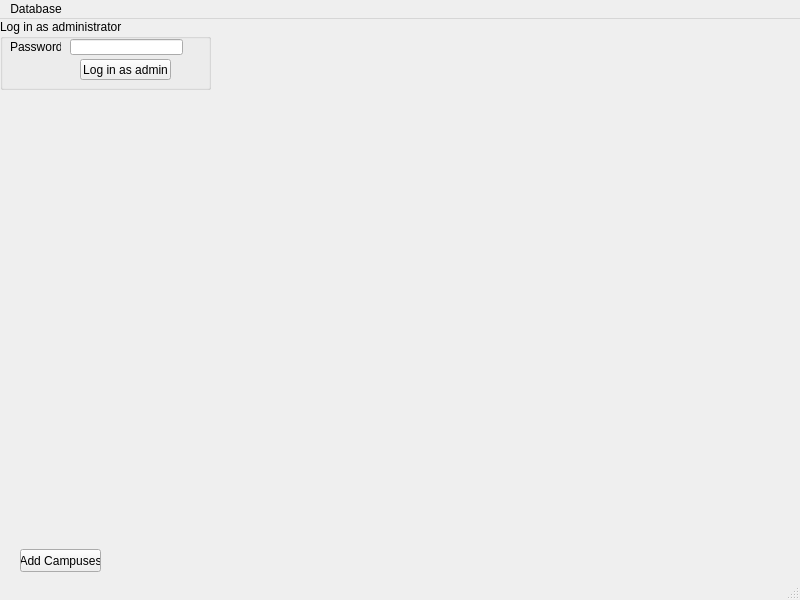
<?xml version="1.0" encoding="UTF-8"?>
<ui version="4.0">
 <class>MainWindow</class>
 <widget class="QMainWindow" name="MainWindow">
  <property name="geometry">
   <rect>
    <x>0</x>
    <y>0</y>
    <width>800</width>
    <height>600</height>
   </rect>
  </property>
  <property name="windowTitle">
   <string>MainWindow</string>
  </property>
  <widget class="QWidget" name="centralwidget">
   <widget class="QPushButton" name="addCampusesButton">
    <property name="enabled">
     <bool>true</bool>
    </property>
    <property name="geometry">
     <rect>
      <x>20</x>
      <y>530</y>
      <width>81</width>
      <height>23</height>
     </rect>
    </property>
    <property name="text">
     <string>Add Campuses</string>
    </property>
   </widget>
   <widget class="QGroupBox" name="loginGroupBox">
    <property name="geometry">
     <rect>
      <x>0</x>
      <y>0</y>
      <width>211</width>
      <height>71</height>
     </rect>
    </property>
    <property name="font">
     <font>
      <weight>50</weight>
      <bold>false</bold>
     </font>
    </property>
    <property name="title">
     <string>Log in as administrator</string>
    </property>
    <widget class="QPushButton" name="loginButton">
     <property name="geometry">
      <rect>
       <x>80</x>
       <y>40</y>
       <width>91</width>
       <height>21</height>
      </rect>
     </property>
     <property name="toolTip">
      <string>&lt;html&gt;&lt;head/&gt;&lt;body&gt;&lt;p&gt;Attempt to log in as an administrator using the password entered above.&lt;/p&gt;&lt;/body&gt;&lt;/html&gt;</string>
     </property>
     <property name="text">
      <string>Log in as admin</string>
     </property>
    </widget>
    <widget class="QLabel" name="passwordLabel">
     <property name="geometry">
      <rect>
       <x>10</x>
       <y>20</y>
       <width>51</width>
       <height>16</height>
      </rect>
     </property>
     <property name="text">
      <string>Password:</string>
     </property>
    </widget>
    <widget class="QLineEdit" name="passwordEntry">
     <property name="geometry">
      <rect>
       <x>70</x>
       <y>20</y>
       <width>113</width>
       <height>16</height>
      </rect>
     </property>
     <property name="toolTip">
      <string>&lt;html&gt;&lt;head/&gt;&lt;body&gt;&lt;p&gt;Enter an administrator password.&lt;/p&gt;&lt;/body&gt;&lt;/html&gt;</string>
     </property>
     <property name="echoMode">
      <enum>QLineEdit::Password</enum>
     </property>
    </widget>
   </widget>
  </widget>
  <widget class="QMenuBar" name="menubar">
   <property name="geometry">
    <rect>
     <x>0</x>
     <y>0</y>
     <width>800</width>
     <height>25</height>
    </rect>
   </property>
   <widget class="QMenu" name="menuDatabase">
    <property name="title">
     <string>Database</string>
    </property>
    <addaction name="actionOpen_Database"/>
    <addaction name="actionLog_In"/>
    <addaction name="actionLog_Out"/>
   </widget>
   <addaction name="menuDatabase"/>
  </widget>
  <widget class="QStatusBar" name="statusbar"/>
  <action name="actionOpen_Database">
   <property name="text">
    <string>Open Database</string>
   </property>
  </action>
  <action name="actionLog_In">
   <property name="text">
    <string>Log In</string>
   </property>
  </action>
  <action name="actionLog_Out">
   <property name="text">
    <string>Log Out</string>
   </property>
  </action>
 </widget>
 <resources/>
 <connections/>
</ui>
